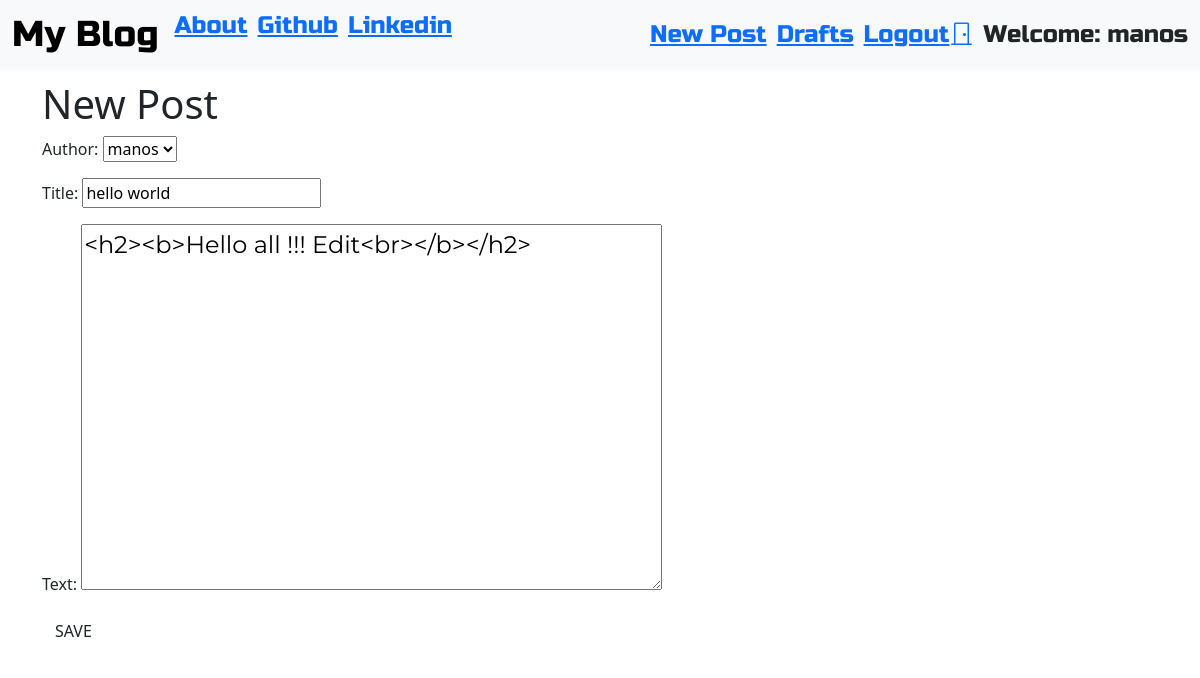
Page /post/6/edit/ (signed in) on the committed database.
### blog/models.py (models this page shows, shortened)
class Post(models.Model):
    author = models.ForeignKey('auth.User',on_delete=models.CASCADE)
    title = models.CharField(max_length=200)
    text = models.TextField()
    created_date = models.DateTimeField(default=timezone.now)
    published_date = models.DateTimeField(blank=True,null=True)

### blog/views.py (the view)
# urls.py: re_path(r'^post/(?P<pk>\d+)/edit/$',views.UpdatePostView.as_view(),name='post_edit'),
class UpdatePostView(LoginRequiredMixin,UpdateView):
    login_url = '/login/'
    redirect_field_name = 'blog/post_detail.html'
    form_class = PostForm
    model = Post

### blog/forms.py
class PostForm(forms.ModelForm):
    class Meta():
        model = Post
        fields = ('author','title','text')
        widgets={
            'title':forms.TextInput(attrs={'class':'textinputclass'}),
            'text':forms.Textarea(attrs={'class':'editable medium-editor-textarea postcontent'}),
        }

### blog/templates/blog/post_form.html (shortened to what this page needs)
{% extends "blog/base.html" %}
{% block content %}
    <h1>New Post</h1>
    <form class="post-form" method="POST">
        {{form.as_p}}
        <button type="submit" class="save btn btn-default" >SAVE</button>
    </form>
{% endblock %}

### blog/templates/blog/base.html (shortened to what this page needs)
<!DOCTYPE html>
{% load static %}
<html>
<head>
    <link href="https://cdn.jsdelivr.net/npm/bootstrap@5.3.3/dist/css/bootstrap.min.css" rel="stylesheet">
    <link href="https://cdnjs.cloudflare.com/ajax/libs/bootstrap-icons/1.10.0/font/bootstrap-icons.min.css" rel="stylesheet">
    <link rel="stylesheet" href="//cdn.jsdelivr.net/npm/medium-editor@latest/dist/css/medium-editor.min.css" type="text/css" media="screen" charset="utf-8">
    <link rel="stylesheet" href="{% static 'css/blog.css' %}">
</head>
<body class="loader">
    <nav class="navbar navbar-expand-lg bg-body-tertiary techfont custom-navbar">
        <div class="container-fluid">
        <ul class="nav navbar-nav me-auto mb-2 mb-lg-0">
            <li> <a class="navbar-brand bigbrand" href="{% url 'post_list' %}">My Blog</a> </li>
            <li class="nav-item"> <a href="{% url 'about' %}"> About </a> </li>
            <li class="nav-item"> <a href="https://www.github.com"> Github </a> </li>
            <li class="nav-item"> <a href="https://www.linkedin.com"> Linkedin </a> </li>
        </ul>
        <ul class="nav navbar-nav navbar-right">
          {% if user.is_authenticated %}
          <li class="nav-item">
            <a href="{% url 'post_new' %}">New Post</a>
          </li class="nav-item">
          <li class="nav-item">
            <a href="{% url 'post_draft_list' %}">Drafts</a>
          </li>
          <li class="nav-item">
            <a href="#"   onclick="document.getElementById('logoutForm').submit();">
              Logout<i class="bi bi-door-closed"></i>
            </a>
          </li>
          <li>
            <a>Welcome: {{user.username}}</a>
          </li>
          {% else %}
          <li>
            <a class="nav navbar-right" href="{% url 'login' %}">
              <i class="bi bi-door-open">Login</i>
            </a>
          </li>
          {% endif %}
        </ul >
        </div>
    </nav>
    <div class="content container">
      <div class="row">
        <div class="col-md-8">
          <div class="blog_posts">
            {% block content %}
            {% endblock %}
          </div>
        </div>
      </div>
    </div>
</body>
</html>

### blog/static/css/blog.css (style rules this page uses)
.techfont { font-family: 'Russo One', sans-serif; font-size: 1.5em; margin-bottom: 10px; }
.postcontent { font-family: 'Montserrat'; font-size: 1.5em; }
.bigbrand { font-size: 1.5em; }
.nav-item { margin-right: 10px; }
.loader { filter:hue-rotate(0deg); color: linear-gradient(45deg,#0f8,#08f); animation:hue 5000ms infinite linear; }

### rows in the picture
Post: author "manos", title "hello world", text "<h2><b>Hello all !!! Edit<br></b></h2>"

### other values in the picture
{{ user.username }} "manos"
